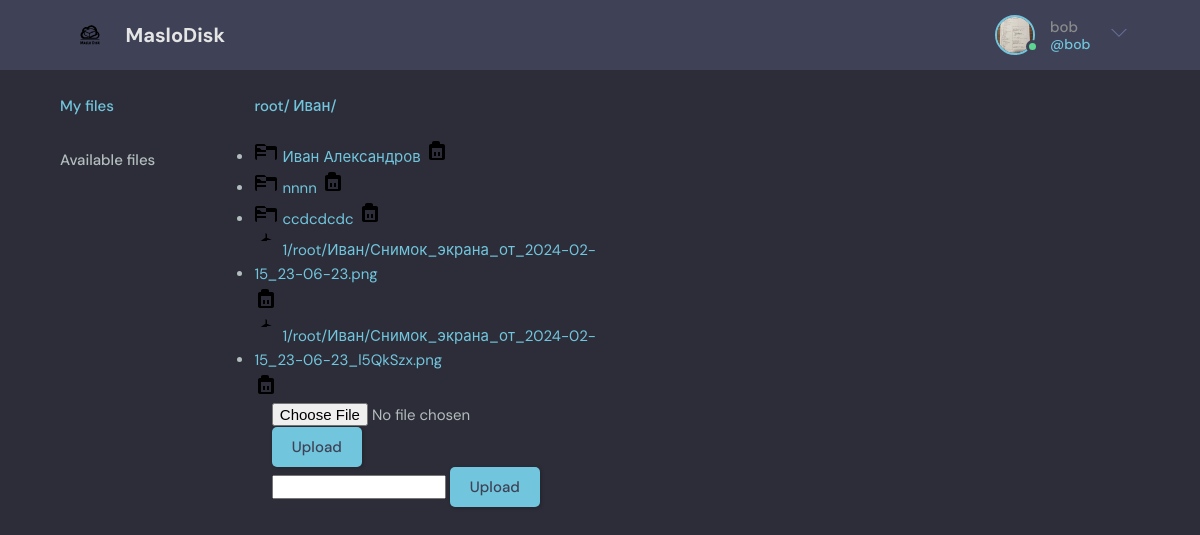
/folder/2/ (signed in), run on the app's committed database.
### base/models.py (models this page shows, shortened)
class User(AbstractUser):
    avatar = models.ImageField(null=True, default="avatars/avatar.svg", upload_to="avatars/",
                               verbose_name="Profile photo")
    available_files = models.ManyToManyField('File', related_name='available_files')
    root_folder = models.OneToOneField('Folder', on_delete=models.CASCADE, related_name='root_folder', null=True)

class Folder(models.Model):
    name = models.CharField(max_length=255)
    host = models.ForeignKey('User', on_delete=models.CASCADE)
    parent = models.ForeignKey('self', on_delete=models.CASCADE, null=True, blank=True)
    created_at = models.DateTimeField(auto_now_add=True)
    updated_at = models.DateTimeField(auto_now=True)
    filepaths = models.TextField(default='')

class File(models.Model):
    folder = models.ForeignKey(Folder, on_delete=models.CASCADE)
    host = models.ForeignKey('User', on_delete=models.CASCADE)
    file = models.FileField(upload_to=get_file_upload_path)
    created_at = models.DateTimeField(auto_now_add=True)
    updated_at = models.DateTimeField(auto_now=True)

### base/views.py (the view, shortened to what this page needs)
# urls.py: path('folder/<str:pk>/', views.folderPage, name='folder'),
@login_required(login_url='login')
def folderPage(request, pk):
    user = request.user
    folder = Folder.objects.get(pk=pk)
    folder_form = CreateFolderForm()
    file_form = UploadFileForm()
    if folder.host != request.user:
        return HttpResponse('You are not allowed to view this folder')
    files = File.objects.filter(folder=folder)
    folders = Folder.objects.filter(parent=folder)
    filepath = getFilepath(folder)
    context = {'folder': folder, 'files': files, 'folders': folders, 'folder_form': folder_form, 'file_form': file_form,
               'filepath': filepath}
    return render(request, 'base/folder.html', context)

### base/forms.py
class CreateFolderForm(ModelForm):
    class Meta:
        model = Folder
        fields = ['name']

class UploadFileForm(ModelForm):
    class Meta:
        model = File
        fields = ['file']

### base/views.py (called while the page is built)
def getFilepath(folder):
    filepath = []
    while folder.parent:
        filepath.append(folder)
        folder = folder.parent
    filepath.append(folder)
    return filepath[::-1]

### base/templates/base/folder.html (shortened to what this page needs)
{% extends 'main.html' %}
{% block content %}
<main class="layout layout--3">
    <div class="container">
        {% include 'base/menu_component.html' %}
        <div>
            <div class="current-path">
                {% for folder in filepath %}
                <a href="{% url 'folder' folder.id %}" class="btn btn--link">{{folder.name}}/</a>
                {% endfor %}
            </div>
            <div class="items">
                <ul>
                    {% for folder in folders %}
                    <li>
                        <a href="{% url 'folder' folder.id %}">
                            <svg xmlns="http://www.w3.org/2000/svg" viewBox="0 0 24 24" width="24" height="24">
                                <path d="M21 8h-8.586l-2-2H3c-1.104 0-2 .896-2 2v12c0 1.104.896 2 2 2h18c1.104 0 2-.896 2-2V10c0-1.104-.896-2-2-2zm0 14H3V10h2.586l2 2H21v10zm-9-4H3v-2h9v2zm0-4H3V8h9v6z"/>
                            </svg>
                            {{folder.name}}
                        </a>
                        <button class="delete-button" type="submit">
                            <svg xmlns="http://www.w3.org/2000/svg" viewBox="0 0 24 24" width="24" height="24">
                                <path d="M18 6h-3V5c0-1.104-.896-2-2-2h-4c-1.104 0-2 .896-2 2v1H6c-1.104 0-2 .896-2 2v12c0 1.104.896 2 2 2h12c1.104 0 2-.896 2-2V8c0-1.104-.896-2-2-2zm-1 14H7v-10h10v10zm-8-6h2v4H9v-4zm4 0h2v4h-2v-4z"/>
                            </svg>
                        </button>
                    </li>
                    {% endfor %}
                    {% for file in files %}
                    <li>
                        <a href="">
                            <svg xmlns="http://www.w3.org/2000/svg" viewBox="0 0 24 24" width="24" height="24">
                                <path d="M12 2c-.3 0-.5.2-.5.5v6c0 .3.2.5.5.5h5.8L12 6.2 6.7 9.9h5.8c.3 0 .5-.2.5-.5v-6c0-.3-.2-.5-.5-.5z"/>
                            </svg>
                            {{file.file.name}}
                        </a>
                        <button class="delete-button" type="submit">
                            <svg xmlns="http://www.w3.org/2000/svg" viewBox="0 0 24 24" width="24" height="24">
                                <path d="M18 6h-3V5c0-1.104-.896-2-2-2h-4c-1.104 0-2 .896-2 2v1H6c-1.104 0-2 .896-2 2v12c0 1.104.896 2 2 2h12c1.104 0 2-.896 2-2V8c0-1.104-.896-2-2-2zm-1 14H7v-10h10v10zm-8-6h2v4H9v-4zm4 0h2v4h-2v-4z"/>
                            </svg>
                        </button>
                    </li>
                    {% endfor %}
                </ul>
            </div>
            <div class="container">
                <div class="roomList">
                    <form action="" method="POST" enctype="multipart/form-data">
                        {% for file_field in file_form %}
                        {{ file_field }}
                        {% endfor %}
                        <button class="btn btn--main" type="submit">Upload</button>
                    </form>
                </div>
                <div class="roomList">
                    <form action="" method="POST" enctype="multipart/form-data">
                        {% for folder_field in folder_form %}
                        {{ folder_field }}
                        {% endfor %}
                        <button class="btn btn--main" type="submit">Upload</button>
                    </form>
                </div>
            </div>
        </div>
    </div>
</main>
{% endblock content %}

### templates/main.html (shortened to what this page needs)
<!DOCTYPE html>
{% load static %}
<html lang="en">
<head>
    <link rel="stylesheet" href="{% static 'styles/style.css' %}" />
</head>
<body>
    {% include 'navbar.html' %}
    {% block content %}
    {% endblock content %}
</body>
</html>

### templates/navbar.html (shortened to what this page needs)
{% load static %}
<header class="header header--loggedIn">
    <div class="container">
        <a href="{% url 'home' %}" class="header__logo">
            <img src="{% static 'images/logo.svg' %}" />
            <h1>MasloDisk</h1>
        </a>
        {% if request.user.is_authenticated %}
        <nav class="header__menu">
            <div class="header__user">
                <a href="">
                    <div class="avatar avatar--medium active">
                        <img src="{{request.user.avatar.url}}" />
                    </div>
                    <p>{{request.user.username}} <span>@{{request.user.username}}</span></p>
                </a>
                <button class="dropdown-button">
                    <svg version="1.1" xmlns="http://www.w3.org/2000/svg" width="32" height="32" viewBox="0 0 32 32">
                        <title>chevron-down</title>
                        <path d="M16 21l-13-13h-3l16 16 16-16h-3l-13 13z"></path>
                    </svg>
                </button>
            </div>
        </nav>
        {% endif %}
    </div>
</header>

### base/templates/base/menu_component.html
<div class="topics">
    <ul class="topics__list">
        <li>
            <a href="{% url 'folder' request.user.root_folder.id %}" class="active">My files</a>
        </li>
        <li>
            <a href="">Available files</a>
        </li>
    </ul>
</div>

### static/styles/style.css (style rules this page uses)
:root { --color-main: #71c6dd; --color-main-light: #e1f6fb; --color-dark: #3f4156; --color-dark-medium: #51546e; --color-dark-light: #696d97; --color-light: #e5e5e5; --color-gray: #8b8b8b; --color-light-gray: #b2bdbd; --color-bg: #2d2d39; --color-success: #5dd693; --color-error: #fc4b0b; }
* { font-family: "DM Sans", -apple-system, BlinkMacSystemFont, "Segoe UI", Roboto, Oxygen, Ubuntu, Cantarell, "Open Sans", "Helvetica Neue", sans-serif; margin: 0; padding: 0; box-sizing: border-box; text-rendering: optimizeLegibility; font-size: inherit; }
html { font-size: 56.25%; }
@media only screen and (min-width: 1200px) { html { font-size: 62.5%; } }
body { line-height: 1.6; font-weight: 400; font-size: 1.5rem; color: var(--color-light-gray); background-color: var(--color-bg); min-height: 100vh; }
img { width: 200%; height: 200%; }
a { display: inline-block; color: var(--color-main); text-decoration: none; }
.container { max-width: 120rem; width: 90%; margin: auto; }
.btn { background-color: transparent; border: none; display: inline-flex; align-items: center; gap: 1rem; cursor: pointer; transition: all ease-in-out 0.3s; padding: 1rem 2rem; border-radius: 5px; box-shadow: 1px 1px 3px 1px rgba(0, 0, 0, 0.15); font-weight: 500; }
.btn--link { border-radius: 0; padding: 0; color: var(--color-main); box-shadow: none; }
.btn--main { background-color: var(--color-main); color: var(--color-dark); }
.avatar { position: relative; display: inline-block; border-radius: 50%; border: 2px solid var(--color-main); }
.avatar img { display: block; border-radius: 50%; object-fit: cover; object-position: center; }
.avatar::after { content: ""; display: block; position: absolute; background-color: var(--color-gray); z-index: 111; border-radius: 50%; border: 0.3rem solid var(--color-dark); }
.avatar.active::after { background-color: var(--color-success); }
.avatar.avatar--medium img { width: 3.6rem; height: 3.6rem; border-radius: 50%; }
.avatar.avatar--medium:after { width: 0.7rem; height: 0.7rem; bottom: 0px; right: -6px; }
.header { padding: 1.5rem; background-color: var(--color-dark); }
.header > .container { display: flex; gap: 9.5rem; }
.header__logo, .header__user { display: flex; gap: 2rem; align-items: center; }
.header__logo > img { height: 3.2rem; width: 3.2rem; }
.header__logo > h1 { font-weight: 700; font-size: 2rem; color: var(--color-light); }
.header__menu { margin-left: auto; position: relative; }
.header__menu a { display: flex; gap: 1.5rem; align-items: center; font-weight: 500; text-decoration: none; color: var(--color-gray); }
.header__menu img { height: 3.6rem; }
.header__menu p { line-height: 1.2; }
.header__menu span { color: var(--color-main); font-weight: 500; font-size: 1.4rem; display: block; }
.header__menu svg { width: 1.6rem; height: 1.6rem; fill: var(--color-dark-light); }
.dropdown-button { background: transparent; border: 0; outline: 0; cursor: pointer; }
.layout { margin-top: 2.4rem; }
.layout > .container { display: flex; align-items: flex-start; }
.layout--3 > .container > div:first-child { flex-basis: 18%; max-width: 22.5rem; }
.layout--3 > .container > div:nth-child(2) { flex-basis: 50%; }
.layout--3 > .container > div:last-child { flex-basis: 25%; }
.topics__list { list-style: none; }
.topics__list li a { display: flex; justify-content: space-between; margin-bottom: 3rem; font-weight: 500; color: var(--color-light-gray); transition: all 0.3s ease-in-out; }
.topics__list li a.active, .topics__list li a:hover { color: var(--color-main); }
.delete-button { background-color: transparent; border: none; cursor: pointer; }
.current-path { margin-bottom: 20px; font-weight: bold; }
.items { display: grid; grid-template-columns: repeat(auto-fit, minmax(150px, 1fr)); grid-gap: 20px; }

### data on the page
User: user.avatar (picture), user.username "bob"
Folder: name "root"
Folder: name "Иван"
Folder: name "Иван Александров"
Folder: name "nnnn"
Folder: name "ccdcdcdc"
File: file.name "1/root/Иван/Снимок_экрана_от_2024-02-15_23-06-23.png"
File: file.name "1/root/Иван/Снимок_экрана_от_2024-02-15_23-06-23_l5QkSzx.png"
